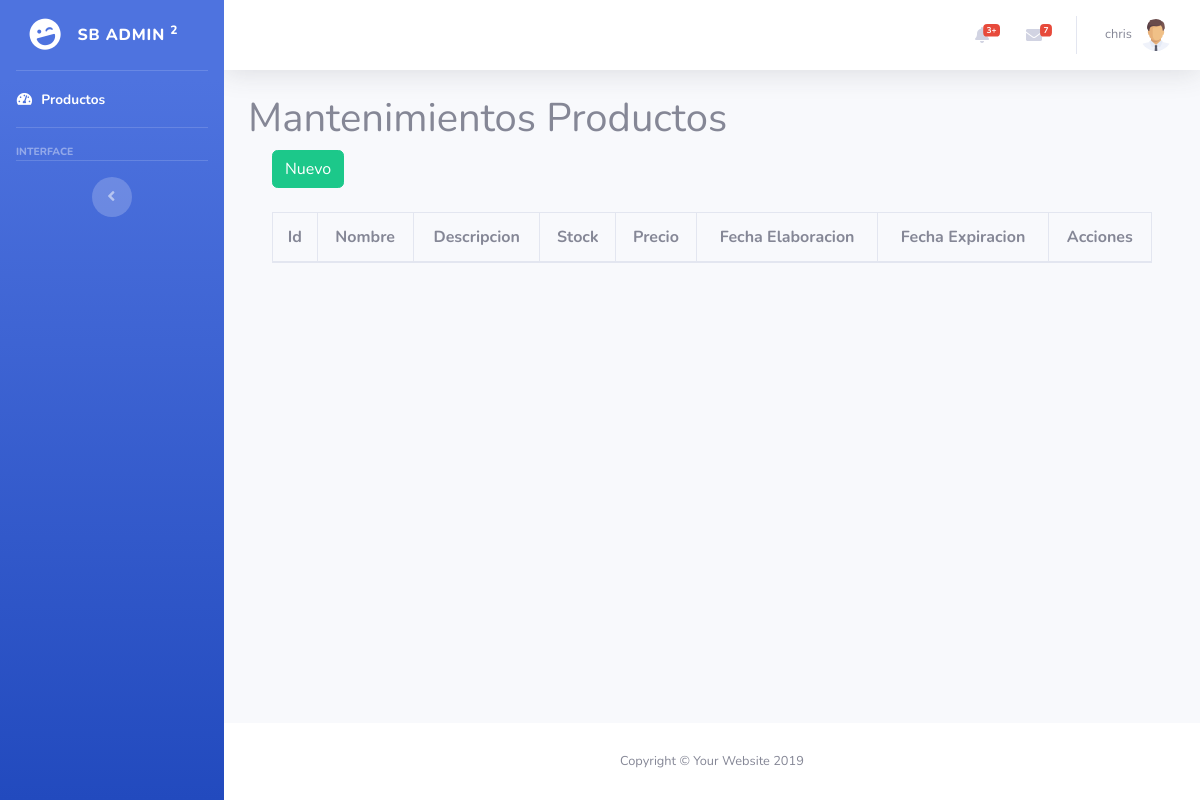
/dashboard/index.php (signed in), run on an earlier commit of the app's database.
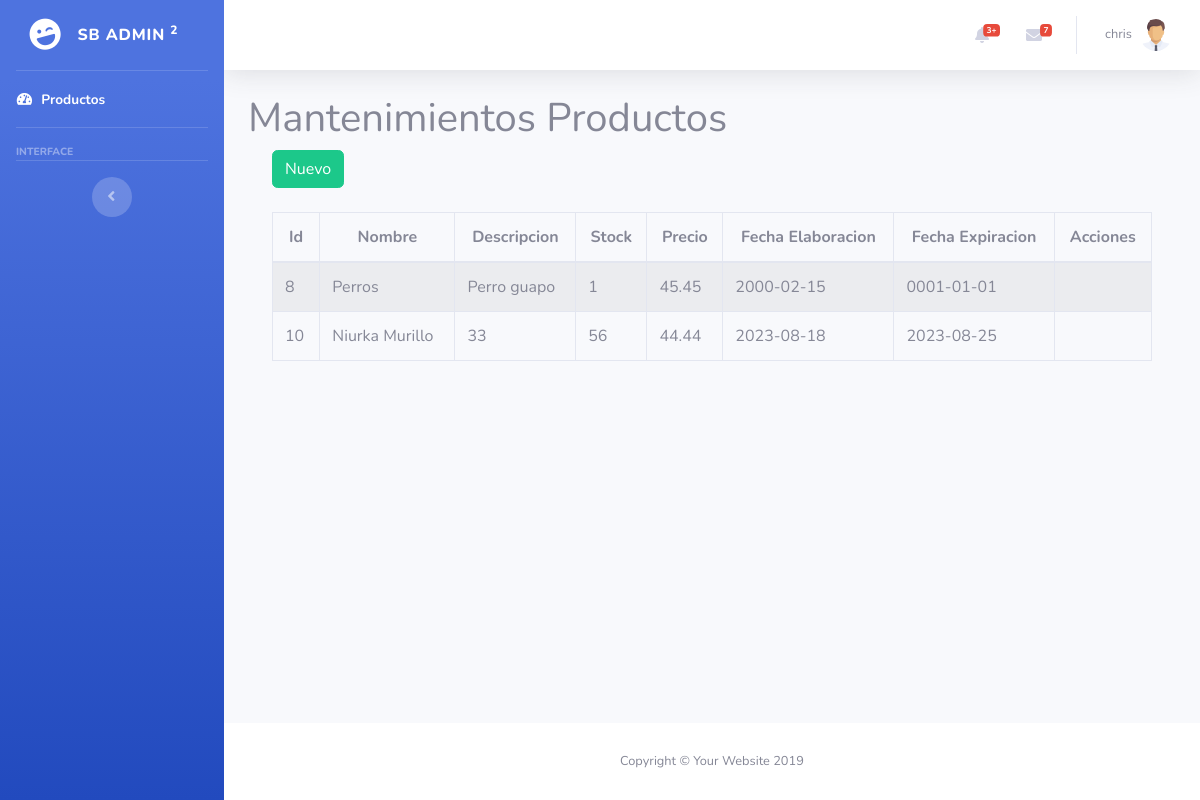
And on a later commit of the database.
### tables this page shows
CREATE TABLE `Productos` (
  `idProducto` int NOT NULL AUTO_INCREMENT,
  `nombre` varchar(20) NOT NULL,
  `descripcion` varchar(250) NOT NULL,
  `stock` int NOT NULL,
  `precio` decimal(10,2) DEFAULT NULL,
  `fechaElaboracion` date NOT NULL,
  `fechaExpiracion` date NOT NULL,
  PRIMARY KEY (`idProducto`)
);

### dashboard/index.php (the view, shortened to what this page needs)
<?php require_once "vistas/parte_superior.php"?>
<div class="container">
    <h1>Mantenimientos Productos</h1>
<?php
$objeto = new Conexion();
$conexion = $objeto->Conectar();
$consulta = "SELECT idProducto, nombre, descripcion, stock,precio, fechaElaboracion, fechaExpiracion FROM Productos";
$resultado = $conexion->prepare($consulta);
$resultado->execute();
$data = $resultado->fetchAll(PDO::FETCH_ASSOC);
?>
<div class="container">
    <div class="row">
        <div class="col-lg-12">
            <button id="btnNuevo" type="button" class="btn btn-success" data-toggle="modal">Nuevo</button>
        </div>
    </div>
</div>
<br>
<div class="container">
    <div class="row">
        <div class="col-lg-12">
            <div class="table-responsive">
                <table id="tablaPersonas" class="table table-striped table-bordered table-condensed" style="width:100%">
                    <thead class="text-center">
                        <tr>
                            <th>Id</th>
                            <th>Nombre</th>
                            <th>Descripcion</th>
                            <th>Stock</th>
                            <th>Precio</th>
                            <th>Fecha Elaboracion</th>
                            <th>Fecha Expiracion</th>
                            <th>Acciones</th>
                        </tr>
                    </thead>
                    <tbody>
                                                  <?php
                            foreach($data as $dat) {
                            ?>
                            <tr>
                                <td><?php echo $dat['idProducto'] ?></td>
                                <td><?php echo $dat['nombre'] ?></td>
                                <td><?php echo $dat['descripcion'] ?></td>
                                <td><?php echo $dat['stock'] ?></td>
                                <td><?php echo $dat['precio'] ?></td>
                                <td><?php echo $dat['fechaElaboracion'] ?></td>
                                <td><?php echo $dat['fechaExpiracion'] ?></td>
                                <td></td>
                            </tr>
                            <?php
                                }
                            ?>
                    </tbody>
                </table>
            </div>
        </div>
    </div>
</div>
</div>
<?php require_once "vistas/parte_inferior.php"?>

### dashboard/vistas/parte_superior.php (shortened to what this page needs)
<!DOCTYPE html>
<html lang="en">
<head>
  <link href="vendor/fontawesome-free/css/all.min.css" rel="stylesheet" type="text/css">
  <link href="css/sb-admin-2.min.css" rel="stylesheet">
    <link rel="stylesheet" type="text/css" href="vendor/datatables/datatables.min.css"/>
    <link rel="stylesheet"  type="text/css" href="vendor/datatables/DataTables-1.10.18/css/dataTables.bootstrap4.min.css">
</head>
<body id="page-top">
  <div id="wrapper">
    <ul class="navbar-nav bg-gradient-primary sidebar sidebar-dark accordion" id="accordionSidebar">
      <a class="sidebar-brand d-flex align-items-center justify-content-center" href="index.php">
        <div class="sidebar-brand-icon rotate-n-15">
          <i class="fas fa-laugh-wink"></i>
        </div>
        <div class="sidebar-brand-text mx-3">SB Admin <sup>2</sup></div>
      </a>
      <hr class="sidebar-divider my-0">
      <li class="nav-item active">
        <a class="nav-link" href="index.php">
          <i class="fas fa-fw fa-tachometer-alt"></i>
          <span>Productos</span></a>
      </li>
      <hr class="sidebar-divider">
      <div class="sidebar-heading">
        Interface
      </div>
      <hr class="sidebar-divider d-none d-md-block">
      <div class="text-center d-none d-md-inline">
        <button class="rounded-circle border-0" id="sidebarToggle"></button>
      </div>
    </ul>
    <div id="content-wrapper" class="d-flex flex-column">
      <div id="content">
        <nav class="navbar navbar-expand navbar-light bg-white topbar mb-4 static-top shadow">
          <ul class="navbar-nav ml-auto">
            <li class="nav-item dropdown no-arrow mx-1">
              <a class="nav-link dropdown-toggle" href="#" id="alertsDropdown" role="button" data-toggle="dropdown" aria-haspopup="true" aria-expanded="false">
                <i class="fas fa-bell fa-fw"></i>
                <span class="badge badge-danger badge-counter">3+</span>
              </a>
            </li>
            <li class="nav-item dropdown no-arrow mx-1">
              <a class="nav-link dropdown-toggle" href="#" id="messagesDropdown" role="button" data-toggle="dropdown" aria-haspopup="true" aria-expanded="false">
                <i class="fas fa-envelope fa-fw"></i>
                <span class="badge badge-danger badge-counter">7</span>
              </a>
            </li>
            <li class="nav-item dropdown no-arrow">
              <a class="nav-link dropdown-toggle" href="#" id="userDropdown" role="button" data-toggle="dropdown" aria-haspopup="true" aria-expanded="false">
                <span class="mr-2 d-none d-lg-inline text-gray-600 small"><?php echo $_SESSION["s_usuario"];?></span>
                <img class="img-profile rounded-circle" src="img/user.png">
              </a>
            </li>
          </ul>
        </nav>

### dashboard/vistas/parte_inferior.php (shortened to what this page needs)
      </div>
      <footer class="sticky-footer bg-white">
        <div class="container my-auto">
          <div class="copyright text-center my-auto">
            <span>Copyright &copy; Your Website 2019</span>
          </div>
        </div>
      </footer>
    </div>
  </div>
</body>
</html>

What changed in the data, as far as the page shows it:
added productos: idProducto "8", nombre "Perros", descripcion "Perro guapo", stock "1", precio "45.45", fechaElaboracion "2000-02-15", fechaExpiracion "0001-01-01"
added productos: idProducto "10", nombre "Niurka Murillo", descripcion "33", stock "56", precio "44.44", fechaElaboracion "2023-08-18", fechaExpiracion "2023-08-25"
